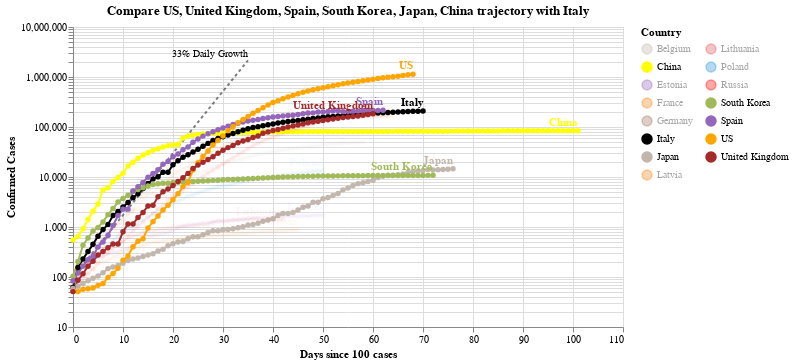

The notebook cell this image was saved under:
### Code cell
#hide_input
chart2 = make_since_chart(dff2, ['US', 'United Kingdom', 'Spain', 'South Korea', 'Japan', 'China'], baseline_countries)
chart2

### Figure 1 — Vega-Lite specification as saved in the notebook (floating-point values rounded to 4 significant figures; data arrays with more than 128 entries replaced by an {"elided": "..."} marker saying what was removed)
{"config": {"view": {"continuousWidth": 400, "continuousHeight": 300}}, "layer": [{"mark": {"type": "line", "color": "black", "opacity": 0.5, "strokeDash": [3, 3]}, "encoding": {"x": {"type": "quantitative", "field": "Days since 100 cases"}, "y": {"type": "quantitative", "field": "Confirmed Cases"}}}, {"mark": {"type": "text", "align": "right", "dy": -6, "fontSize": 10, "text": "33% Daily Growth"}, "encoding": {"x": {"type": "quantitative", "field": "Days since 100 cases"}, "y": {"type": "quantitative", "field": "Confirmed Cases"}}, "transform": [{"filter": "(datum['Days since 100 cases'] >= 35)"}]}, {"data": {"name": "data-0f03acce6b70364f7aad184637b8b293"}, "mark": {"type": "line", "point": true}, "encoding": {"color": {"type": "nominal", "field": "Country", "legend": {"columns": 2}, "scale": {"domain": ["Belgium", "China", "Estonia", "France", "Germany", "Italy", "Japan", "Latvia", "Lithuania", "Poland", "Russia", "South Korea", "Spain", "US", "United Kingdom"], "range": ["#C1B7AD", "yellow", "#9467bd", "#F58518", "#9D755D", "black", "#C1B7AD", "#F58518", "#E45756", "#2495D3", "red", "#A1BA59", "#9467bd", "orange", "brown"]}}, "opacity": {"condition": {"value": 1, "selection": "selector005"}, "value": 0.05}, "tooltip": [{"type": "nominal", "field": "Country"}, {"type": "temporal", "field": "Date"}, {"type": "quantitative", "field": "Confirmed Cases"}, {"type": "quantitative", "field": "Days since 100 cases"}], "x": {"type": "quantitative", "field": "Days since 100 cases"}, "y": {"type": "quantitative", "field": "Confirmed Cases", "scale": {"type": "log"}}}, "selection": {"selector005": {"type": "multi", "fields": ["Country"], "bind": "legend", "init": [{"Country": "US"}, {"Country": "United Kingdom"}, {"Country": "Spain"}, {"Country": "South Korea"}, {"Country": "Japan"}, {"Country": "China"}, {"Country": "Italy"}]}}, "width": 550}, {"data": {"name": "data-0f03acce6b70364f7aad184637b8b293"}, "mark": {"type": "text", "align": "right", "dy": -8, "fontWeight": "bold"}, "encoding": {"color": {"type": "nominal", "field": "Country", "legend": {"columns": 2}, "scale": {"domain": ["Belgium", "China", "Estonia", "France", "Germany", "Italy", "Japan", "Latvia", "Lithuania", "Poland", "Russia", "South Korea", "Spain", "US", "United Kingdom"], "range": ["#C1B7AD", "yellow", "#9467bd", "#F58518", "#9D755D", "black", "#C1B7AD", "#F58518", "#E45756", "#2495D3", "red", "#A1BA59", "#9467bd", "orange", "brown"]}}, "opacity": {"condition": {"value": 1, "selection": "selector005"}, "value": 0.05}, "text": {"type": "nominal", "field": "Country"}, "tooltip": [{"type": "nominal", "field": "Country"}, {"type": "temporal", "field": "Date"}, {"type": "quantitative", "field": "Confirmed Cases"}, {"type": "quantitative", "field": "Days since 100 cases"}], "x": {"type": "quantitative", "field": "Days since 100 cases"}, "y": {"type": "quantitative", "field": "Confirmed Cases", "scale": {"type": "log"}}}, "transform": [{"filter": "(datum['Date'] >= 1588377600000)"}], "width": 550}], "data": {"name": "data-c1a3bbf4dd040f2e7e8e7a69520e3c2a"}, "title": "Compare US, United Kingdom, Spain, South Korea, Japan, China trajectory with Italy", "$schema": "https://vega.github.io/schema/vega-lite/v4.0.2.json", "datasets": {"data-c1a3bbf4dd040f2e7e8e7a69520e3c2a": [{"Days since 100 cases": 0, "Confirmed Cases": 100.0}, {"Days since 100 cases": 1, "Confirmed Cases": 133.0}, {"Days since 100 cases": 2, "Confirmed Cases": 176.9}, {"Days since 100 cases": 3, "Confirmed Cases": 235.3}, {"Days since 100 cases": 4, "Confirmed Cases": 312.9}, {"Days since 100 cases": 5, "Confirmed Cases": 416.2}, {"Days since 100 cases": 6, "Confirmed Cases": 553.5}, {"Days since 100 cases": 7, "Confirmed Cases": 736.1}, {"Days since 100 cases": 8, "Confirmed Cases": 979.1}, {"Days since 100 cases": 9, "Confirmed Cases": 1302.0}, {"Days since 100 cases": 10, "Confirmed Cases": 1732.0}, {"Days since 100 cases": 11, "Confirmed Cases": 2303.0}, {"Days since 100 cases": 12, "Confirmed Cases": 3064.0}, {"Days since 100 cases": 13, "Confirmed Cases": 4074.0}, {"Days since 100 cases": 14, "Confirmed Cases": 5419.0}, {"Days since 100 cases": 15, "Confirmed Cases": 7207.0}, {"Days since 100 cases": 16, "Confirmed Cases": 9586.0}, {"Days since 100 cases": 17, "Confirmed Cases": 12750.0}, {"Days since 100 cases": 18, "Confirmed Cases": 16960.0}, {"Days since 100 cases": 19, "Confirmed Cases": 22550.0}, {"Days since 100 cases": 20, "Confirmed Cases": 29990.0}, {"Days since 100 cases": 21, "Confirmed Cases": 39890.0}, {"Days since 100 cases": 22, "Confirmed Cases": 53060.0}, {"Days since 100 cases": 23, "Confirmed Cases": 70560.0}, {"Days since 100 cases": 24, "Confirmed Cases": 93850.0}, {"Days since 100 cases": 25, "Confirmed Cases": 124800.0}, {"Days since 100 cases": 26, "Confirmed Cases": 166000.0}, {"Days since 100 cases": 27, "Confirmed Cases": 220800.0}, {"Days since 100 cases": 28, "Confirmed Cases": 293700.0}, {"Days since 100 cases": 29, "Confirmed Cases": 390600.0}, {"Days since 100 cases": 30, "Confirmed Cases": 519500.0}, {"Days since 100 cases": 31, "Confirmed Cases": 690900.0}, {"Days since 100 cases": 32, "Confirmed Cases": 918900.0}, {"Days since 100 cases": 33, "Confirmed Cases": 1222000.0}, {"Days since 100 cases": 34, "Confirmed Cases": 1625000.0}, {"Days since 100 cases": 35, "Confirmed Cases": 2162000.0}], "data-0f03acce6b70364f7aad184637b8b293": {"elided": "945 records"}}}
